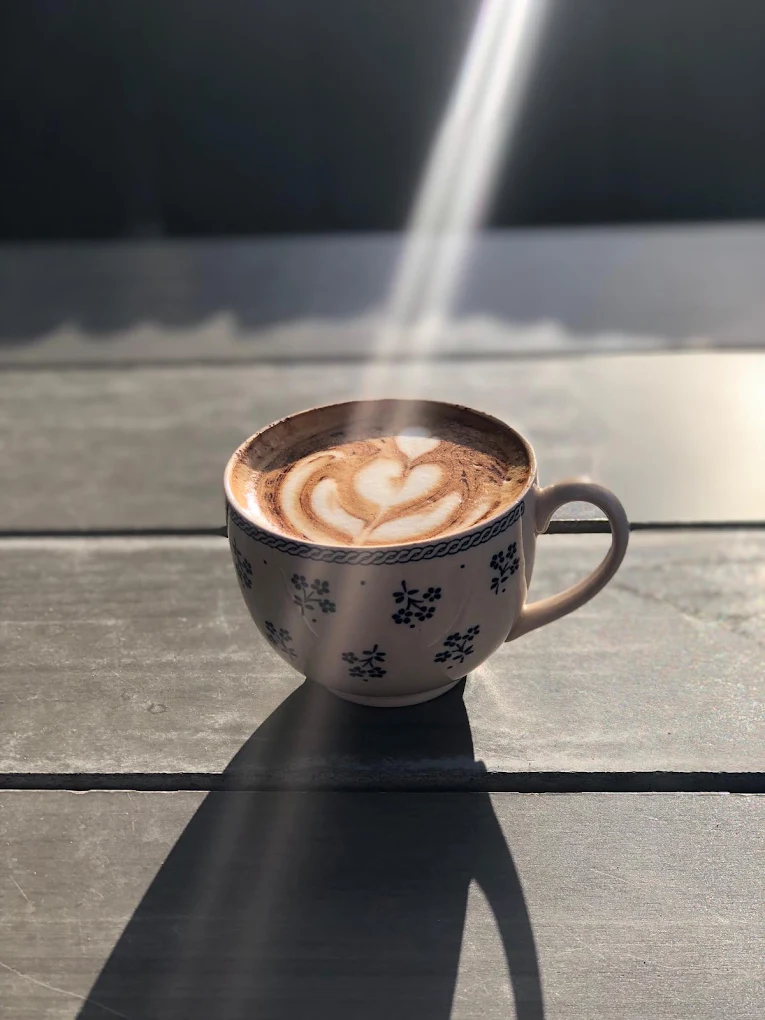
#> input picture source-photos/l13.webp, 765 x 1020 px, found by its file name
$ python process_images.py
#> lines starting #> are read from the running program, lines starting #| are printed output that depends on the picture
#> further down, im is the input picture: PIL image 765x1020 RGB; mean R, G, B 113.6, 109.6, 105.8
#!/usr/bin/env python3
"""Grade and resize source photography into responsive WebP/JPG srcsets.
Run once from repo root: python3 scripts/process_images.py
"""
import os
from PIL import Image, ImageEnhance, ImageOps

SRC_DIR = "source-photos"
OUT_DIR = "images"
os.makedirs(OUT_DIR, exist_ok=True)

# unified warm grade applied to every photo so mixed shots read as commissioned
def grade(im: Image.Image) -> Image.Image:
    im = ImageOps.exif_transpose(im)
    im = im.convert("RGB")
    im = ImageEnhance.Color(im).enhance(1.08)
    im = ImageEnhance.Contrast(im).enhance(1.05)
    im = ImageEnhance.Brightness(im).enhance(1.02)
    # gentle warm tint via channel mix
    r, g, b = im.split()
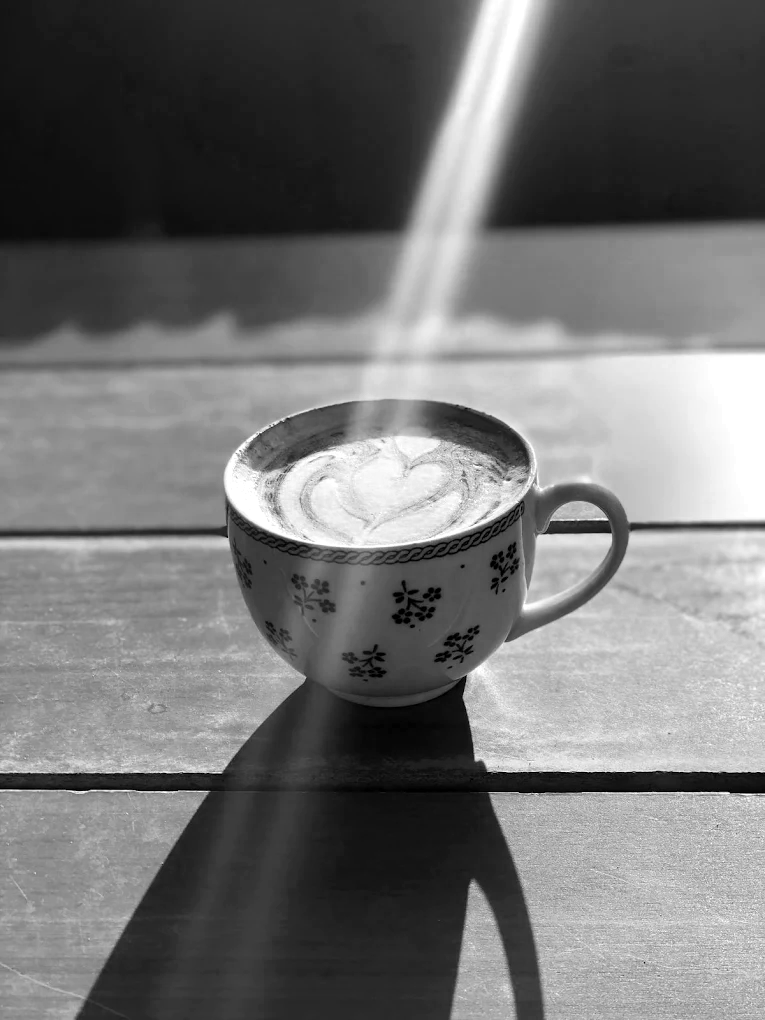
#> r: PIL image 765x1020 L; min 0, max 255, mean 114.6
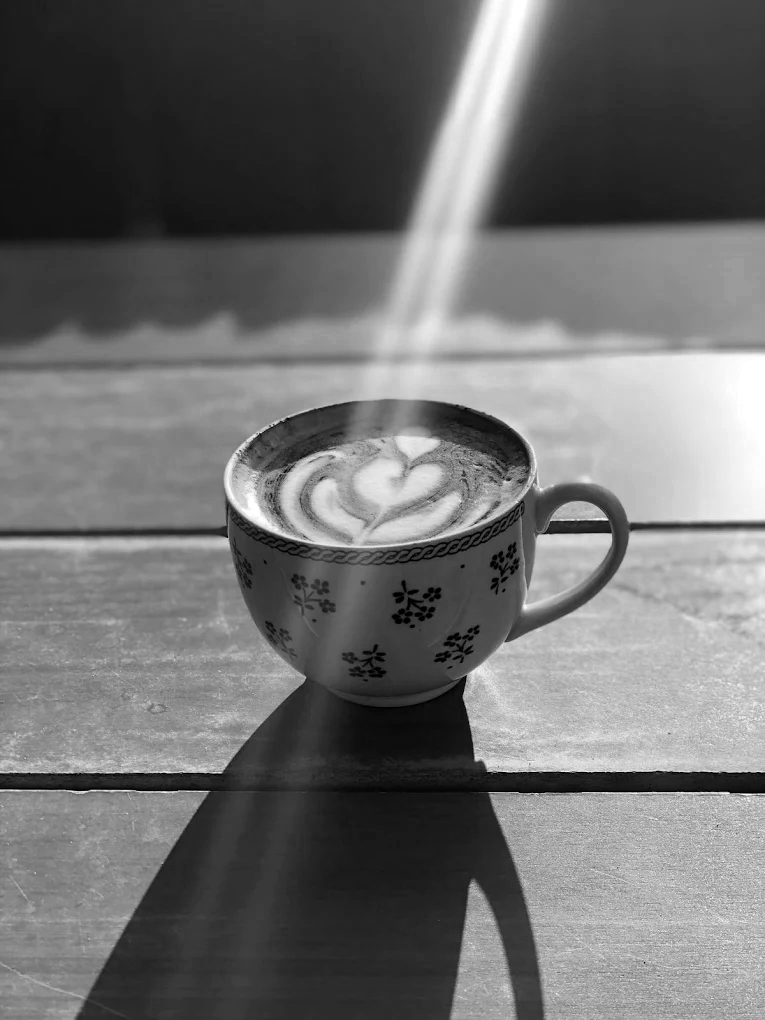
#> g: PIL image 765x1020 L; min 0, max 255, mean 110.2
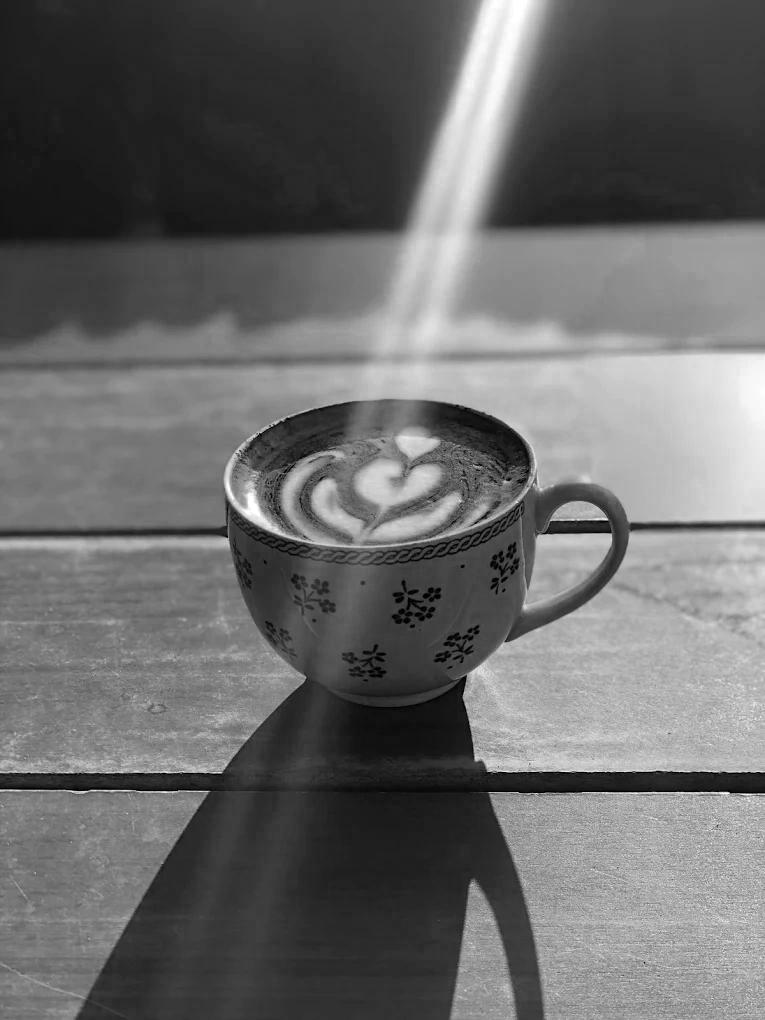
#> b: PIL image 765x1020 L; min 0, max 255, mean 105.9
    r = r.point(lambda i: min(255, int(i * 1.03)))
    b = b.point(lambda i: int(i * 0.98))
    im = Image.merge("RGB", (r, g, b))
    return im

# each entry: source file -> output basename, list of target widths (must not
# exceed the source's native width — these photos are phone photos, not stock,
# so upscaling is never an option; widths below are deliberately capped per
# source image at [~50%, ~75%, native]).
JOBS = {
    "l13.webp": ("hero-mug", [385, 575, 765], None),
    "l16.webp": ("green-mug", [385, 575, 765], None),
    "l1.webp":  ("interior-lounge", [290, 430, 574], None),
    "l4.webp":  ("interior-masks", [385, 575, 765], None),
    "l9.webp":  ("interior-nook", [290, 430, 574], None),
    "l12.webp": ("interior-threshold", [385, 575, 766], None),
    "l3.webp":  ("greenhouse", [290, 430, 574], None),
    "l5.webp":  ("counter", [385, 575, 765], None),
    "l6.webp":  ("lough-deck", [385, 575, 765], None),
    "l8.webp":  ("lough-mocktail", [385, 575, 765], None),
    "l7.webp":  ("cheesecake", [385, 575, 765], None),
    "l14.webp": ("cake-slate", [500, 900, 1360], None),
    "l2.webp":  ("pumpkin-latte", [385, 575, 765], None),
    "l10.webp": ("menu-board", [290, 430, 574], None),
    "l15.webp": ("counter-wide", [500, 900, 1360], None),
}

def save_variants(im, basename, widths):
#> called with basename = 'hero-mug'
    w0, h0 = im.size
#> w0 = 765; h0 = 1020
    for w in widths:
        w = min(w, w0)
        h = round(h0 * w / w0)
        r = im.resize((w, h), Image.LANCZOS)
        r.save(f"{OUT_DIR}/{basename}-{w}.webp", "WEBP", quality=80, method=6)
        r.save(f"{OUT_DIR}/{basename}-{w}.jpg", "JPEG", quality=82, optimize=True)

for src, (basename, widths, crop) in JOBS.items():
    im = Image.open(os.path.join(SRC_DIR, src))
    im = grade(im)
    save_variants(im, basename, widths)
    print(f"{src} -> {basename} {im.size} widths={widths}")
#| l13.webp -> hero-mug (765, 1020) widths=[385, 575, 765]
#> pass 2 of the loop `for src, (basename, widths, crop) in JOBS.items():`:
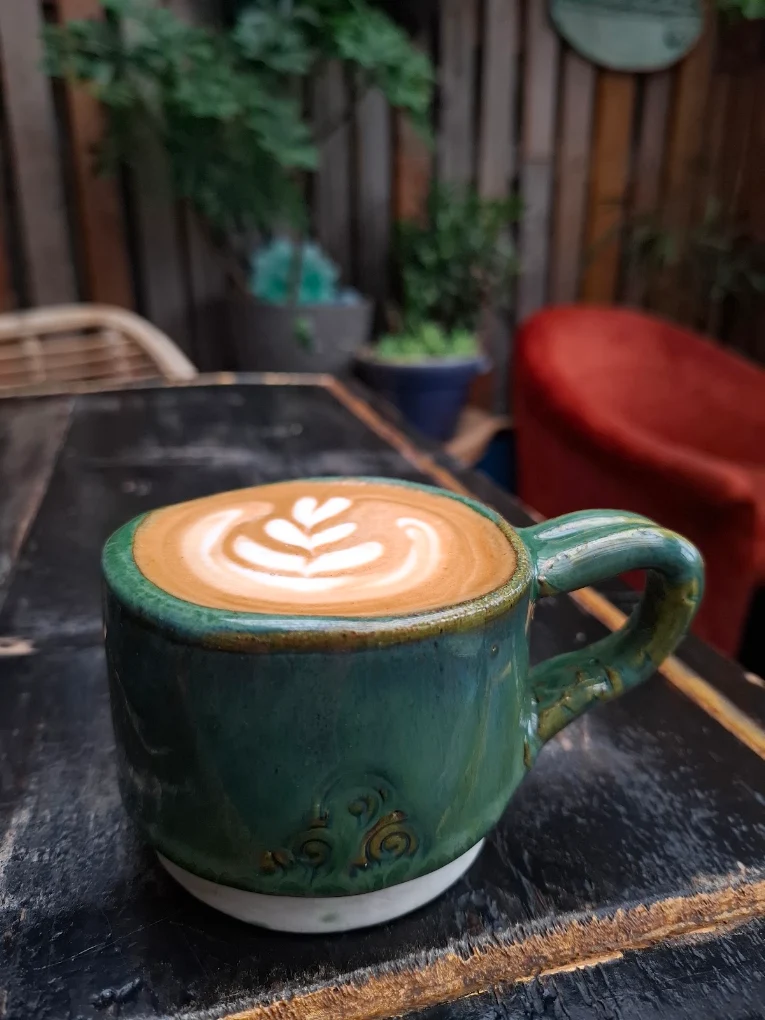
#> input picture source-photos/l16.webp, 765 x 1020 px, found by its file name
#> im is the input picture: PIL image 765x1020 RGB; mean R, G, B 69.4, 62.2, 56.9
#> in grade (call 2), `r, g, b = im.split()`:
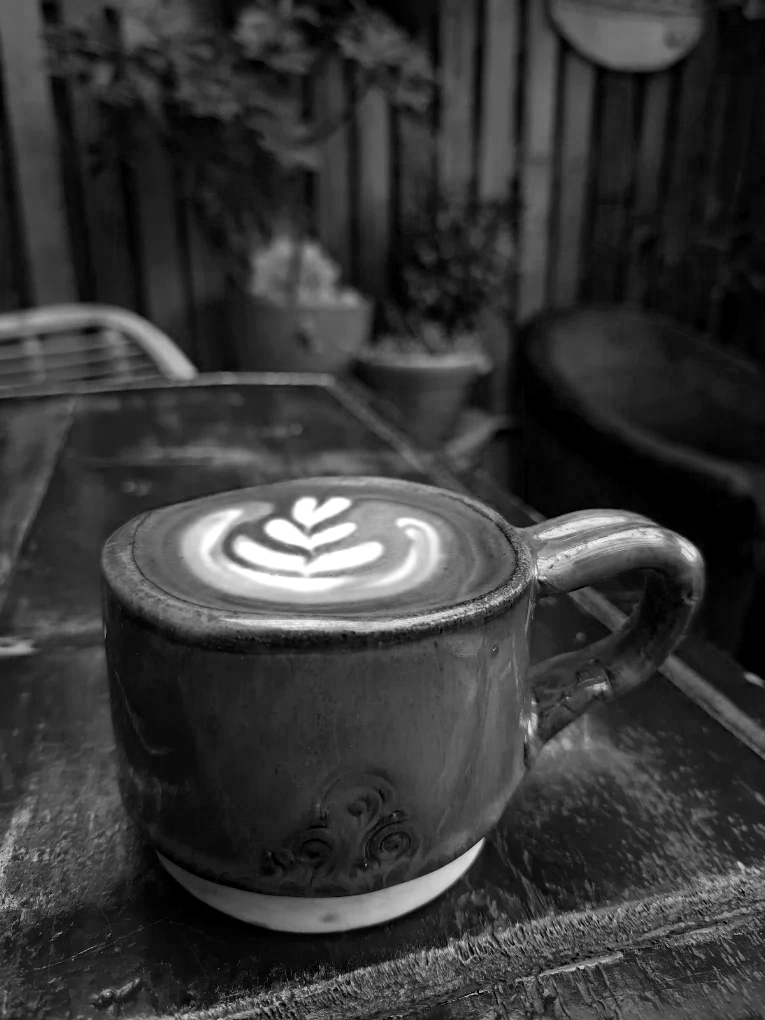
#> b: PIL image 765x1020 L; min 0, max 255, mean 55.7
#> the loop in save_variants (call 2), `for w in widths:` made 3 passes
#> pass 1, in save_variants (call 2), `r = im.resize((w, h), Image.LANCZOS)`:
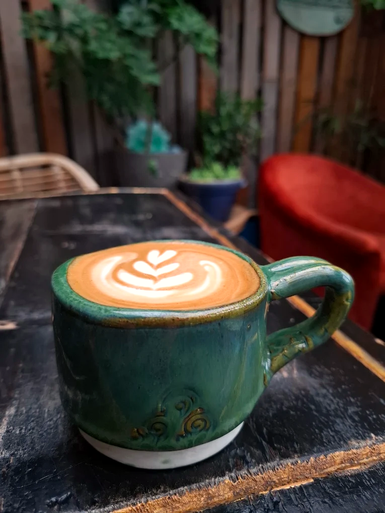
#> r: PIL image 385x513 RGB; mean R, G, B 71.2, 61.7, 54
#| l16.webp -> green-mug (765, 1020) widths=[385, 575, 765]
#> pass 3 of the loop `for src, (basename, widths, crop) in JOBS.items():`:
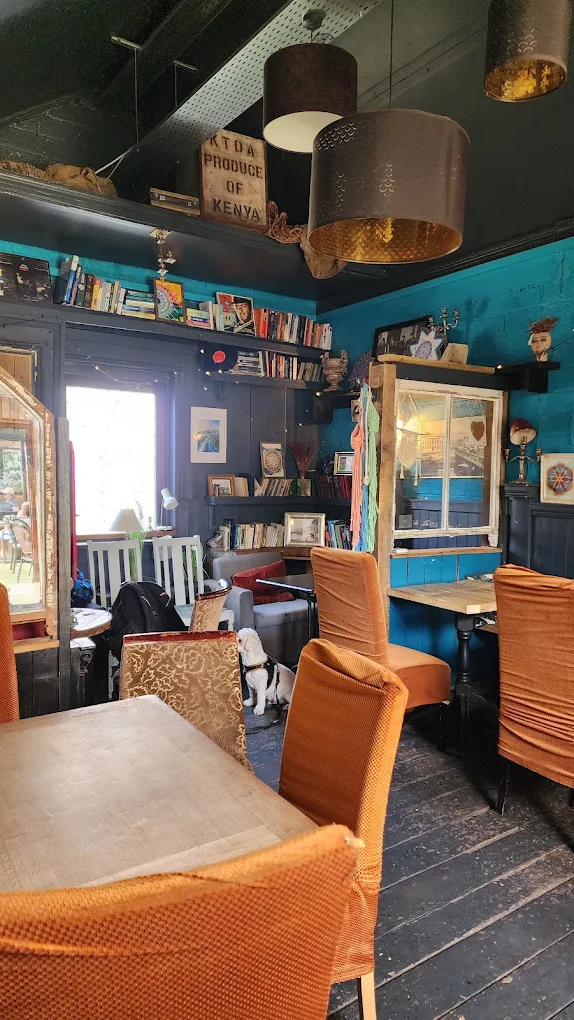
#> input picture source-photos/l1.webp, 574 x 1020 px, found by its file name
#> im is the input picture: PIL image 574x1020 RGB; mean R, G, B 113.5, 95.2, 81.8
#> g: PIL image 574x1020 L
#> in grade (call 3), `r, g, b = im.split()`:
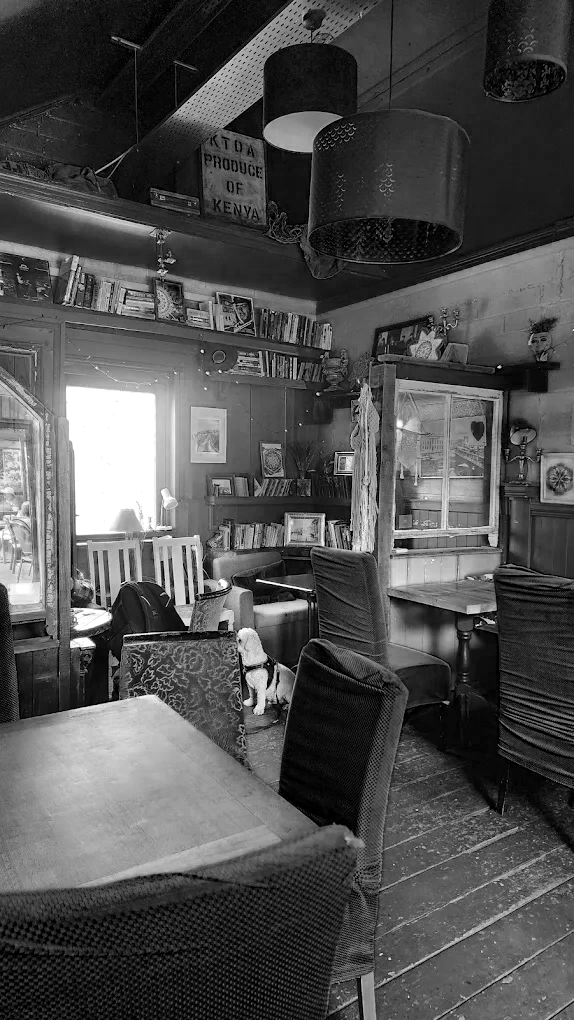
#> b: PIL image 574x1020 L; min 0, max 255, mean 79.6
#> the loop in save_variants (call 3), `for w in widths:` made 3 passes
#> pass 2, in save_variants (call 3), `r = im.resize((w, h), Image.LANCZOS)`:
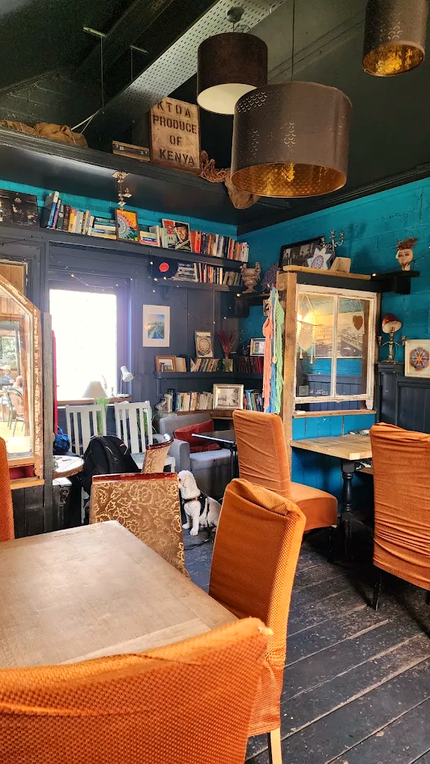
#> r: PIL image 430x764 RGB; mean R, G, B 118.6, 94.9, 77.5
#| l1.webp -> interior-lounge (574, 1020) widths=[290, 430, 574]
#> (the run stopped early here; a loop or call above may not have finished)
